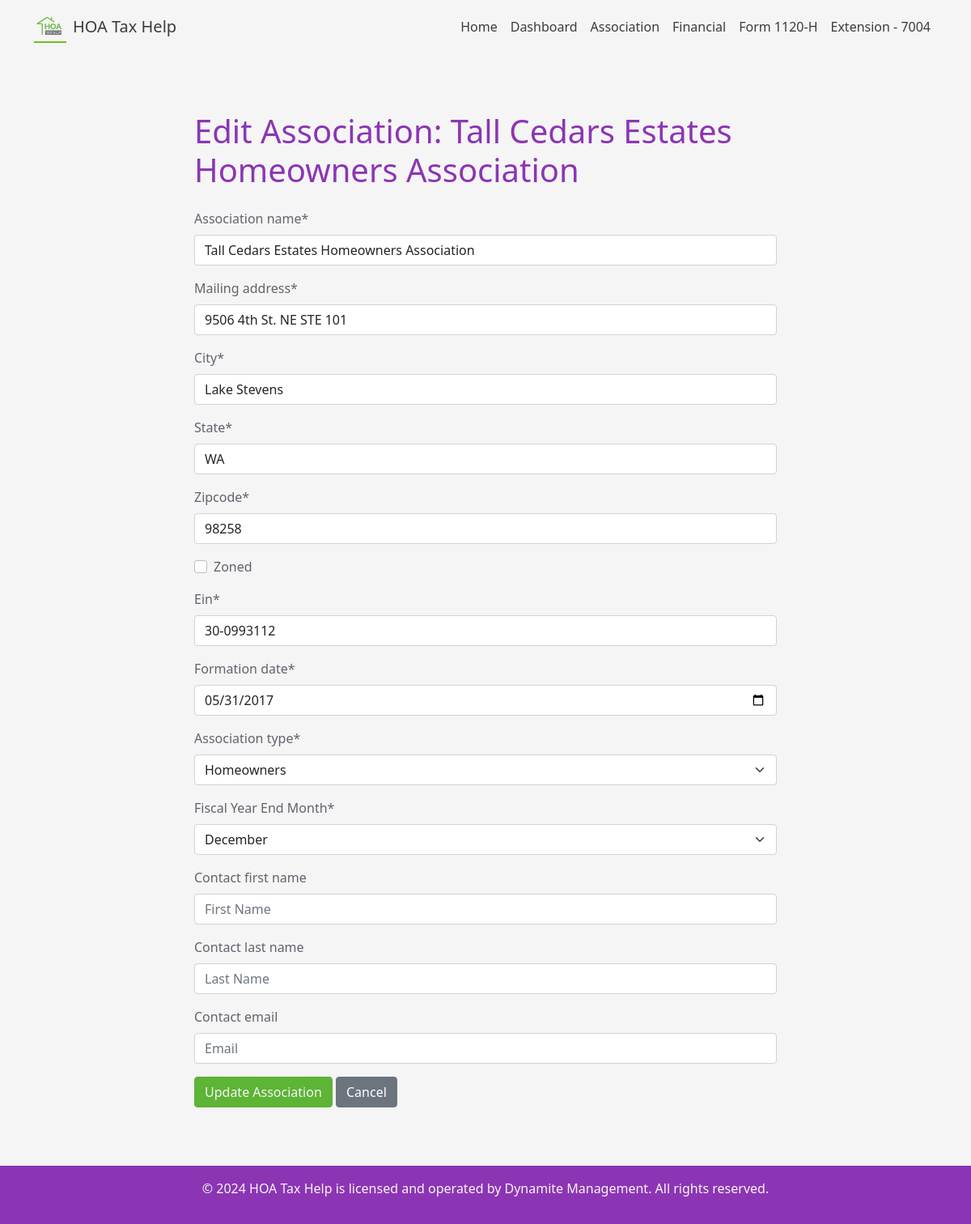
The app's page /edit-association/40/, older data.
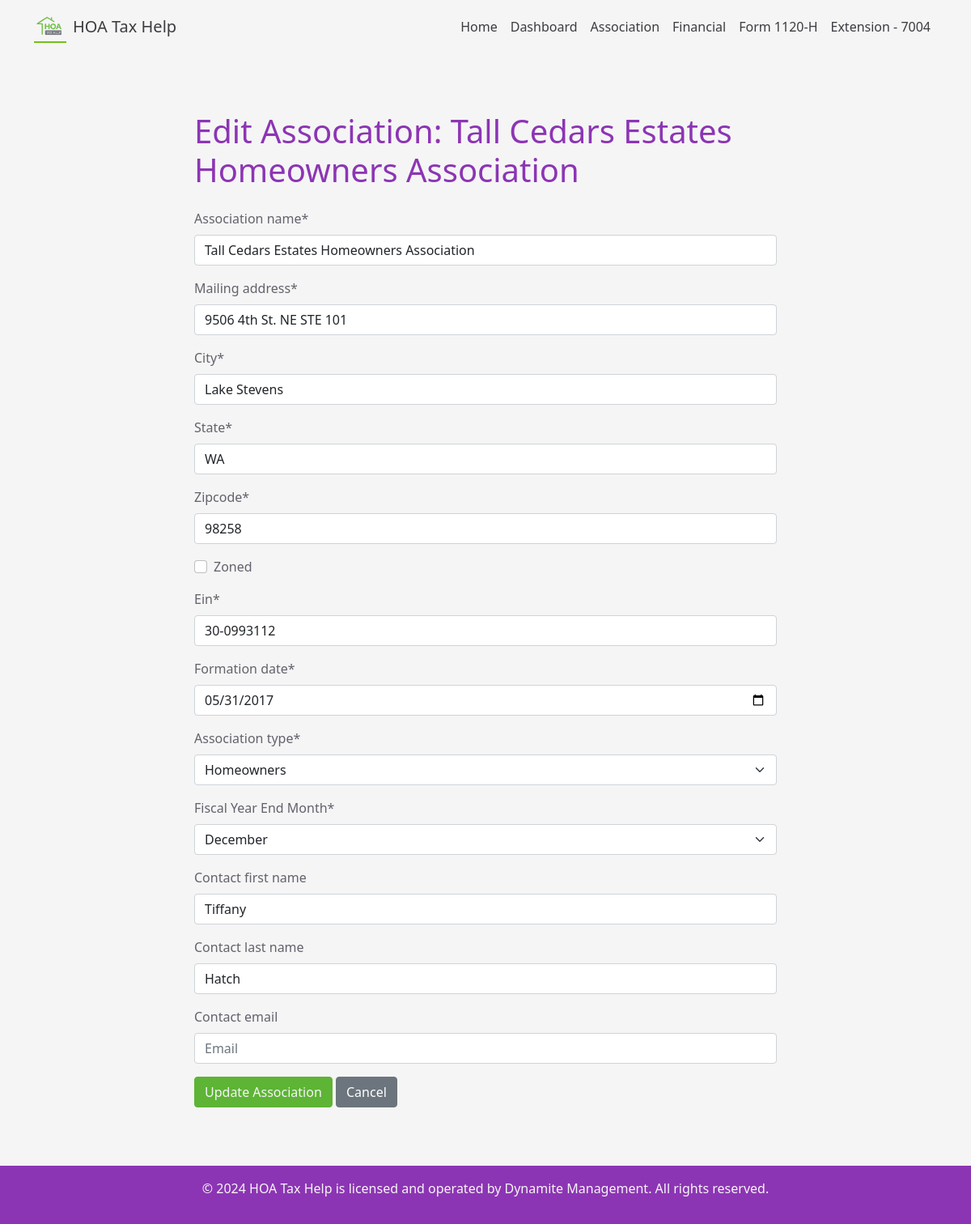
The same page, newer data.
### tax_form/models.py (models this page shows, shortened)
class Association(models.Model):
    ASSOCIATION_TYPES = (
        ('condo', 'Condominium'),
        ('homeowners', 'Homeowners'),
    )
    MONTH_CHOICES = [
        (1, 'January'), (2, 'February'), (3, 'March'), (4, 'April'),
        (5, 'May'), (6, 'June'), (7, 'July'), (8, 'August'),
        (9, 'September'), (10, 'October'), (11, 'November'), (12, 'December')
    ]
    association_name = models.CharField(max_length=255)
    mailing_address = models.CharField(max_length=255)
    city = models.CharField(max_length=100)
    state = models.CharField(max_length=100)
    zipcode = models.CharField(max_length=20)
    zoned = models.BooleanField(default=True)
    ein = models.CharField(max_length=11, unique=True, validators=[
        RegexValidator(
            regex=r'^\d{2}-\d{7}$',
            message="EIN must be in the format 'XX-XXXXXXX'."
        )
    ])
    formation_date = models.DateField()
    association_type = models.CharField(max_length=10, choices=ASSOCIATION_TYPES)
    fiscal_year_end_month = models.IntegerField(choices=MONTH_CHOICES, default=12)
    contact_first_name = models.CharField(max_length=100, null=True, blank=True)
    contact_last_name = models.CharField(max_length=100, null=True, blank=True)
    contact_email = models.EmailField(max_length=254, null=True, blank=True)

### tax_form/views/edit_association.py (the view, shortened to what this page needs)
# urls.py: path('edit-association/<int:association_id>/', edit_association.EditAssociationView.as_view(), name='edit_association'),
class EditAssociationView(View):
    template_name = 'tax_form/edit_association.html'
    def get(self, request, association_id):
        association = get_object_or_404(Association, id=association_id)
        form = AssociationForm(instance=association)
        tax_year = request.GET.get('tax_year', '')  # Get the tax_year from query parameters
        context = {
            'form': form,
            'association': association,
            'tax_year': tax_year,
        }
        return render(request, self.template_name, context)

### tax_form/templates/tax_form/edit_association.html (shortened to what this page needs)
{% extends "tax_form/base.html" %}
{% load crispy_forms_tags %}
{% block content %}
<div class="container mt-5">
    <div class="row justify-content-center">
        <div class="col-lg-8">
            <h1 class="mb-4">Edit Association: {{ association.association_name }}</h1>
            <form method="post" class="mb-4">
                {{ form|crispy }}
                <button type="submit" class="btn btn-primary">Update Association</button>
                <a href="{% url 'association' %}?association_id={{ association.id }}&tax_year={{ tax_year }}" class="btn btn-secondary">Cancel</a>
            </form>
        </div>
    </div>
</div>
{% endblock %}

### tax_form/templates/tax_form/base.html (shortened to what this page needs)
{% load static %}
<!DOCTYPE html>
<html lang="en">
<head>
    <link href="https://cdn.jsdelivr.net/npm/bootstrap@5.1.3/dist/css/bootstrap.min.css" rel="stylesheet">
    <link href="{% static 'css/styles.css' %}" rel="stylesheet">
</head>
<body>
    {% include 'tax_form/partials/header.html' %}
    <main class="container mt-4">
        {% block content %}{% endblock %}
    </main>
    {% include 'tax_form/partials/footer.html' %}
</body>
</html>

### tax_form/templates/tax_form/partials/header.html (shortened to what this page needs)
{% load static %}
<header>
    <nav class="navbar navbar-expand-lg">
        <div class="container">
            <a class="navbar-brand d-flex align-items-center" href="{% url 'index' %}">
                <img src="{% static 'images/hoatax_logo.png' %}" alt="HOA Tax Help Logo" class="me-2" style="height: 40px;">
                <span>HOA Tax Help</span>
            </a>
            <div class="collapse navbar-collapse" id="navbarNav">
                <ul class="navbar-nav ms-auto">
                    <li class="nav-item">
                        <a class="nav-link" href="{% url 'index' %}">Home</a>
                    </li>
                    <li class="nav-item">
                        <a class="nav-link" href="{% url 'dashboard' %}">Dashboard</a>
                    </li>
                    <li class="nav-item">
                        <a class="nav-link" href="{% url 'association' %}">Association</a>
                    </li>
                    <li class="nav-item">
                        <a class="nav-link" href="{% url 'create_financial' %}">Financial</a>
                    </li>
                    <li class="nav-item">
                        <a class="nav-link" href="{% url 'form_1120h' %}">Form 1120-H</a>
                    </li>
                    <li class="nav-item">
                        <a class="nav-link" href="{% url 'extension_form' %}">Extension - 7004</a>
                    </li>
                </ul>
            </div>
        </div>
    </nav>
</header>

### tax_form/templates/tax_form/partials/footer.html
<footer class="mt-5 py-3">
    <div class="container text-center">
        <p>&copy; 2024 HOA Tax Help is licensed and operated by Dynamite Management. All rights reserved.</p>
    </div>
</footer>

### static/css/styles.css (style rules this page uses)
:root { --tax-purple: #8C35B4; --tax-green: #5DB435; --tax-gray: #62626D; --tax-blue: #3C8DBC; --tax-dark-gray: #3C3C41; --tax-light-gray: #F5F5F5; --tax-yellow: #FFDD57; }
body { background-color: var(--tax-light-gray); color: var(--tax-gray); display: flex; flex-direction: column; min-height: 100vh; }
.navbar { background-color: var(--tax-light-gray); }
.navbar-brand, .nav-link { color: var(--tax-dark-gray) !important; }
.navbar-brand img { height: 40px; margin-right: 10px; }
.btn-primary { background-color: var(--tax-green); border-color: var(--tax-green); color: var(--tax-light-gray); }
main { flex: 1 0 auto; }
footer { background-color: var(--tax-purple); color: var(--tax-light-gray); }
h1, h2, h3, h4, h5, h6 { color: var(--tax-purple); }
a { color: var(--tax-blue); }

Row changes from the older to the newer data that the page shows:
changed Association "Tall Cedars Estates Homeowners Association": contact_first_name (not shown) → "Tiffany"; contact_last_name (not shown) → "Hatch"
